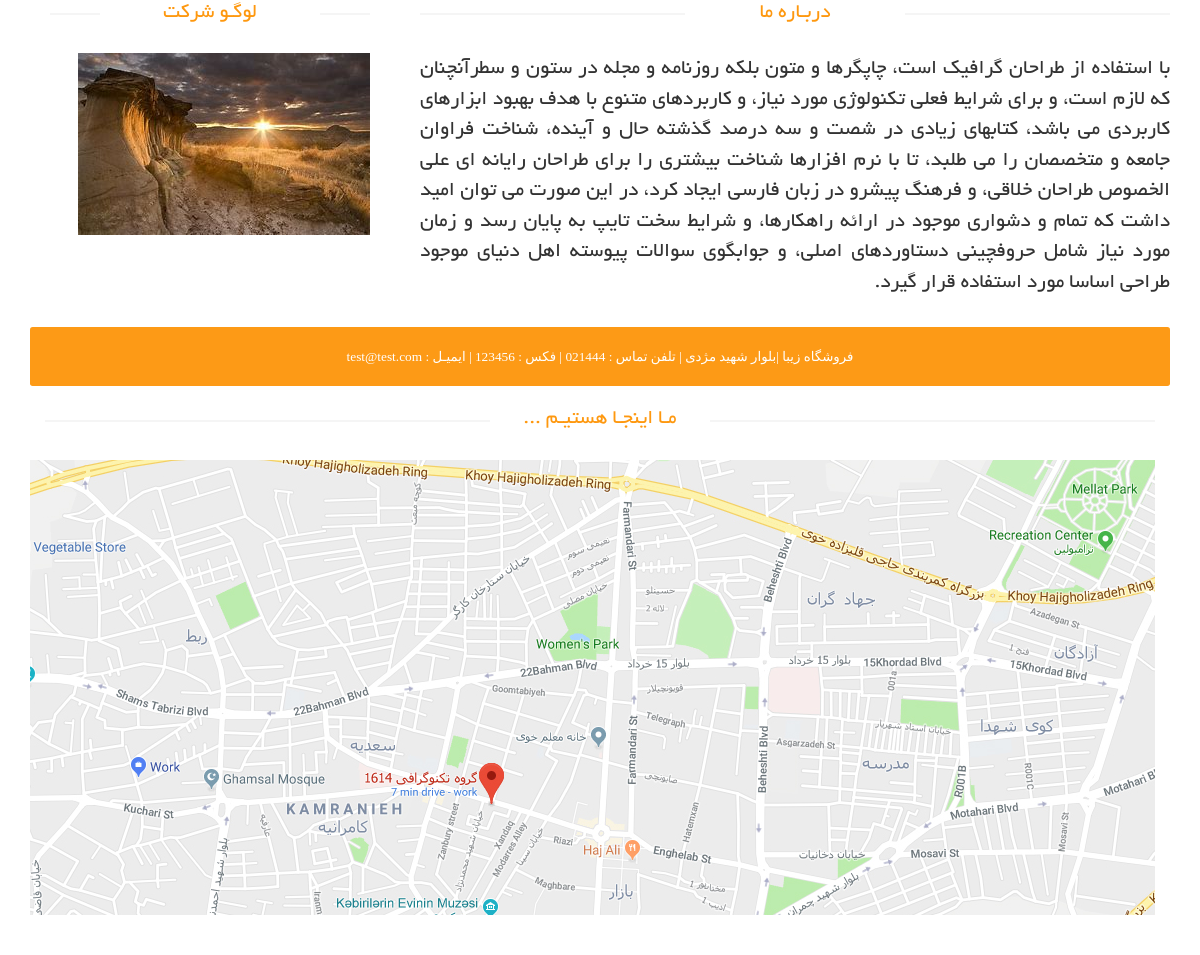
The page /about_us on the database its author committed.
### eshop_setting/models.py (models this page shows, shortened)
class SiteSetting(models.Model):
    title=models.CharField(max_length=150,verbose_name='عنوان سایت')
    address = models.CharField(max_length=400, verbose_name='آدرس')
    phone = models.CharField(max_length=50, verbose_name='تلفن')
    mobile = models.CharField(max_length=50, verbose_name='موبایل')
    fax = models.CharField(max_length=50, verbose_name='فکس')
    email = models.EmailField(max_length=150, verbose_name='ایمیل')
    about_us = models.TextField(verbose_name='درباره ما',null=True,blank=True)
    copy_right = models.CharField(verbose_name='متن کپی رایت',null=True,blank=True,max_length=200)
    logo_image= models.ImageField(upload_to=uplad_image_path,verbose_name='تصویر',null=True,blank=True)
    class Meta:
        verbose_name = 'تنظیمات سایت'
        verbose_name_plural = 'مدیریت تنظیمات'

### Eshop/views.py (the view)
# urls.py: path('about_us', about_page),
def about_page(request):
    site_setting = SiteSetting.objects.first()
    context={
        'setting': site_setting
    }
    return render(request,'about_page.html',context)

### templates/about_page.html
{% extends 'shared/_MainLayout.html' %}
{% load static %}
{% block content  %}
	 <div id="contact-page" class="container">
    	<div class="bg">
    		<div class="row">
				<div class="col-sm-4">
	    			<div class="contact-info">
	    				<h2 class="title text-center">لوگـو شرکت</h2>
						<img src="{{ setting.logo_image.url }}" class="img-responsive">
	    			</div>
    			</div>
	    		<div class="col-sm-8">
	    			<div class="about">
	    				<h2 class="title text-center">دربـاره ما</h2>
						<p class="about-desc">
                            {{ setting.about_us }}
						</p>
	    			</div>
	    		</div>
	    	</div>
			<div class="row">
				<div class="col-sm-12 about-address">
					<address>
	    				<p>{{ setting.title }} |{{ setting.address }} | تلفن تماس : {{ setting.phone }} | فکس : {{ setting.fax }} | ایمیـل :
                            {{ setting.email }}
						</p>
	    			</address>
				</div>
			</div>
			<div class="row">
				<div class="container">
	    			<div class="col-sm-12" style="overflow: hidden; margin-bottom: 40px">    			   		<h2 class="title text-center">مـا اینجـا هستیـم ... </h2>    			    						<div id="gmap" class="contact-map">
							<img src="{% static 'images/home/Map.jpg' %}" alt="Map"  />
						</div>
					</div>
				</div>
			</div>
    	</div>
    </div>
{% endblock %}

### assets/css/main.css (style rules this page uses)
body { font-family: 'BYekan'; font-size: 10pt; position: relative; font-weight: normal; direction: rtl; }
h1, h2, h3, h4, h5, h6 { font-family: 'BYekan', sans-serif; }
.left-sidebar h2:after, h2.title:after { content: " "; position: absolute; border: 1px solid #f5f5f5; bottom:8px; right: 0; width: 100%; height: 0; z-index: -2; }
h2.title:before { content: " "; position: absolute; background: #fff; bottom: -6px; width: 220px; height: 30px; z-index: -1; right: 50%; margin-right: -110px; }
h2.title { color: #FE980F; font-family: 'BYekan', sans-serif; font-size: 16pt; font-weight: 400; margin: 0 15px; text-transform: uppercase; margin-bottom: 30px; position: relative; }
.about-address { margin-top: 20px; }
.about-address p { text-align: center; padding: 20px 10px 20px 10px; background-color: #FD9A16; font-family: tahoma; font-size: 10pt; color: #ffffff; border-radius: 0.2em; }
.bg h2.title { margin-right:0; margin-left:0; margin-top: 0; }
.about .about-desc { text-align: justify; font-size: 16pt; }
.contact-map { width: 100%; height: 385px; margin-bottom: 70px }
#contact-page .contact-info { padding: 0 20px; }

### rows shown on the page
SiteSetting: logo_image (picture), about_us "با استفاده از طراحان گرافیک است، چاپگرها و متون بلکه روزنامه و مجله در ستون و سطرآنچنان که لازم است، و برای شرایط فعلی تکنولوژی مورد نیاز، و کاربردهای متنوع با هدف بهبود ابزارهای کاربردی می باشد، کتابهای زیادی در شصت و سه درصد گذشته حال و آینده، شناخت فراوان جامعه و متخصصان را می طلبد، تا با نرم افزارها شناخت بیشتری را برای طراحان رایانه ای علی الخصوص طراحان خلاقی، و فرهنگ پیشرو در زبان فارسی ایجاد کرد، در این صورت می توان امید داشت که تمام و دشواری موجود در ارائه راهکارها، و شرایط سخت تایپ به پایان رسد و زمان مورد نیاز شامل حروفچینی دستاوردهای اصلی، و جوابگوی سوالات پیوسته اهل دنیای موجود طراحی اساسا مورد استفاده قرار گیرد.", title "فروشگاه زیبا", address "بلوار شهید مژدی", email "test@test.com"
